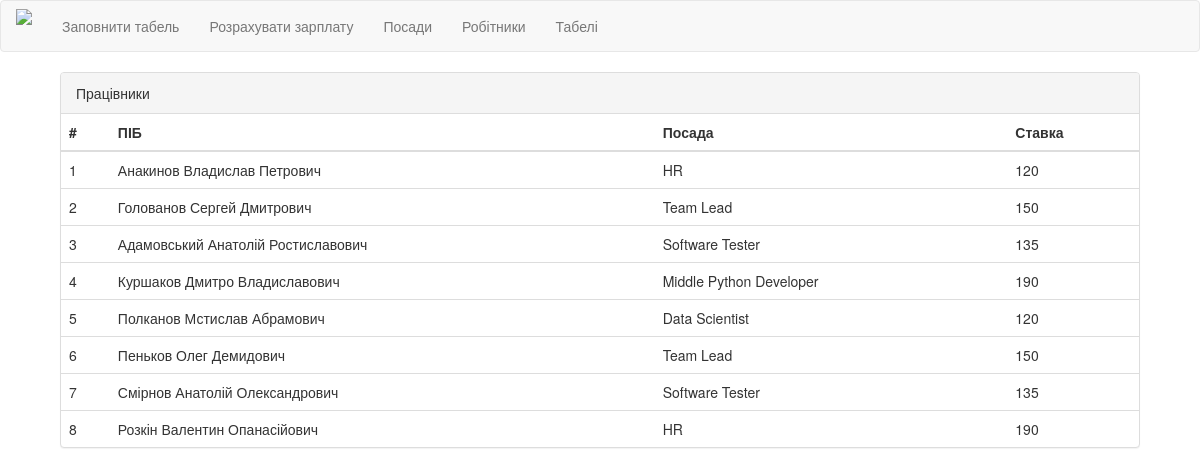
/employees/, run on the app's committed database.
### tables this page shows
CREATE TABLE Employees (id INTEGER, name TEXT, post TEXT, rate INTEGER);

### __init__.py (the view)
@app.route('/employees/')
def employees():
    try:
        EMPLOYEES_DATA = Employee().get_all_db_data()
        return render_template("employees.html", EMPLOYEES_DATA=EMPLOYEES_DATA, error=None)
    except Exception as e:
        return render_template("employees.html", error="Exception has been caught: " + e.args[0])

### Employee.py (called while the page is built)
    def get_all_db_data(self):
        db = sqlite.connect(self.database)
        db.row_factory = sqlite.Row
        with db:
            conn = db.cursor()
            conn.execute("SELECT * FROM {}".format(self.table))
            data = conn.fetchall()
            return data

### templates/employees.html (shortened to what this page needs)
{% extends "header.html" %}
{% block body %}
    <div class="panel panel-default" style="max-width: 90%; margin: auto;">
        <div class="panel-heading">Працівники </div>
        <table class="table">
            <thead>
                <th> # </th>
                <th> ПІБ </th>
                <th> Посада </th>
                <th> Ставка </th>
            </thead>
            <tbody>
                {% for item in EMPLOYEES_DATA:%}
                <tr>
                    <td> {{item["id"]}} </td>
                    <td> {{item["name"]}} </td>
                    <td> {{item["post"]}} </td>
                    <td> {{item["rate"]}} </td>
                </tr>
                {% endfor %}
            </tbody>
        </table>
    </div>
{% endblock%}

### templates/header.html (shortened to what this page needs)
<!DOCTYPE html>
<html lang="ua">
<head>
    <link href="../static/css/bootstrap.min.css" rel="stylesheet">
</head>
<header>
    <nav class="navbar navbar-default">
        <div class="navbar-header">
            <a class="navbar-brand"><img src="../static/img/salary-packaging.png"
                                         style="height: 30px; margin-top: -7px;"></a>
        </div>
        <div class="container-fluid">
            <div class="collapse navbar-collapse" id="bs-example-navbar-collapse-1">
                <ul class="nav navbar-nav">
                    <li><a href="/new-table">Заповнити табель </a></li>
                    <li><a href="/salaries">Розрахувати зарплату</a></li>
                    <li><a href="/posts">Посади </a></li>
                    <li><a href="/employees">Робітники </a></li>
                    <li><a href="/tables">Табелі </a></li>
                </ul>
            </div>
        </div>
    </nav>
</header>
<body>
    {% block body %}{% endblock %}
</body>
</html>

### data on the page
Employees: id "1", name "Анакинов Владислав Петрович", post "HR", rate "120"
Employees: id "2", name "Голованов Сергей Дмитрович", post "Team Lead", rate "150"
Employees: id "3", name "Адамовський Анатолій Ростиславович", post "Software Tester", rate "135"
Employees: id "4", name "Куршаков Дмитро Владиславович", post "Middle Python Developer", rate "190"
Employees: id "5", name "Полканов Мстислав Абрамович", post "Data Scientist", rate "120"
Employees: id "6", name "Пеньков Олег Демидович", post "Team Lead", rate "150"
Employees: id "7", name "Смірнов Анатолій Олександрович", post "Software Tester", rate "135"
Employees: id "8", name "Розкін Валентин Опанасійович", post "HR", rate "190"
